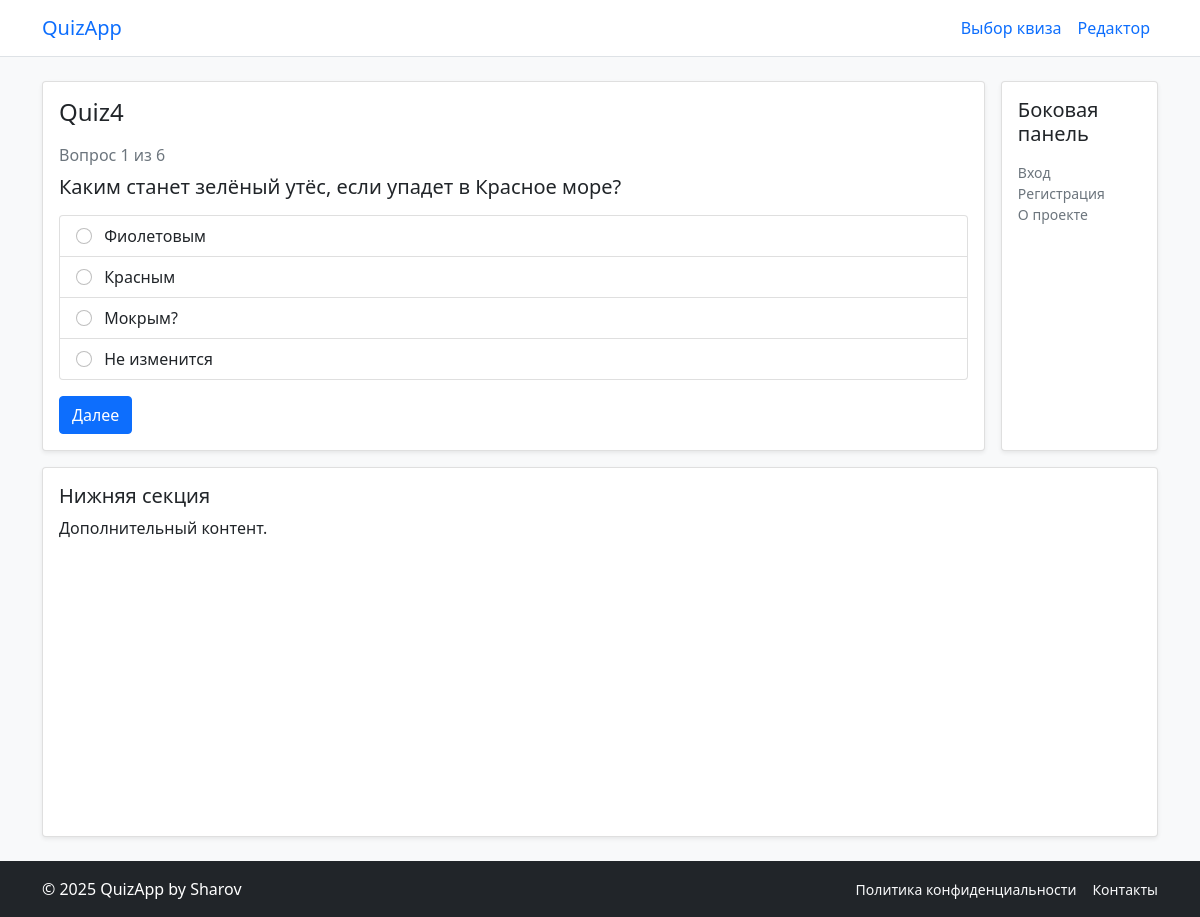
Screenshot of /quiz/4/go?new=1 with the database file from the repository.
### database/model.py (models this page shows, shortened)
class Quiz(db.Model):
    __tablename__ = 'quizzes'
    id = db.Column(db.Integer, primary_key=True)
    name = db.Column(db.String(50), nullable=False)
    user_id = db.Column(db.Integer, db.ForeignKey('users.id'), nullable=False)
    questions = db.relationship(
        'Question',
        secondary=quiz_questions,
        backref='quizzes',
        lazy='select'
    )

class Question(db.Model):
    __tablename__ = 'questions'
    id = db.Column(db.Integer, primary_key=True)
    text = db.Column(db.String(250), nullable=False)
    answer = db.Column(db.String(100), nullable=False)
    wrong1 = db.Column(db.String(100), nullable=False)
    wrong2 = db.Column(db.String(100), nullable=False)
    wrong3 = db.Column(db.String(100), nullable=False)

### app/routes.py (the view, shortened to what this page needs)
@bp.route("/quiz/<int:quiz_id>/go", methods=["GET", "POST"])
def quiz_go(quiz_id):
    quiz = get_quiz(quiz_id)
    key = state_key(quiz_id)
    if request.method == "GET" and request.args.get("new"):
        session.pop(key, None)
    state = session.get(key)
    if not state:
        questions = list(getattr(quiz, "questions", []))
        order = [q.id for q in questions]
        state = {"i": 0, "score": 0, "order": order, "opts": {}}
        session[key] = state
    order = state["order"]
    i = state["i"]
    total = len(order)
    if total == 0:
        session.pop(key, None)
        return render_template("quiz_run.html", quiz=quiz, finished=True, score=0, total=0)
    if i >= total:
        score = state["score"]
        session.pop(key, None)
        return render_template("quiz_run.html", quiz=quiz, finished=True, score=score, total=total)
    qid = order[i]
    question = next((q for q in quiz.questions if q.id == qid), None)
    opts_map = state.get("opts", {})
    options = opts_map.get(str(qid))
    if not options:
        options, _ = build_options(question)
        state.setdefault("opts", {})[str(qid)] = options
        session[key] = state
    current = i + 1
    return render_template(
        "quiz_run.html",
        quiz=quiz,
        finished=False,
        question=question,
        options=options,
        current=current,
        total=total
    )

### app/utils.py (called while the page is built)
def state_key(quiz_id: int) -> str:
    return f"quiz_run_{quiz_id}"

def get_quiz(quiz_id: int):
    quiz = get_instance(Quiz, quiz_id)
    return quiz

def build_options(question):
    correct = getattr(question, "answer", None)
    w1 = getattr(question, "wrong1", None)
    w2 = getattr(question, "wrong2", None)
    w3 =  getattr(question, "wrong3", None)
    opts = []
    if isinstance(correct, str) and correct.strip():
        opts.append(correct.strip())
    for w in (w1, w2, w3):
        if isinstance(w, str) and w.strip():
            opts.append(w.strip())
    random.shuffle(opts)
    return opts, correct.strip()

### database/CRUD.py (called while the page is built)
def get_instance(model, instance_id):
    return db.session.get(model, instance_id)

### templates/quiz_run.html (shortened to what this page needs)
{% extends "base.html" %}
{% block header %}{{ quiz.name }}{% endblock %}
{% block content %}
  {% if finished %}
    <h2 class="h4 mb-3">Результат</h2>
    {% if total > 0 %}
      <p class="lead">Вы набрали <strong>{{ score }}</strong> из <strong>{{ total }}</strong>.</p>
    {% else %}
      <div class="alert alert-warning">В этом квизе нет вопросов.</div>
    {% endif %}
    <div class="d-flex gap-2 mt-3">
      <a class="btn btn-primary" href="{{ url_for('routes.quiz_go', quiz_id=quiz.id, new=1) }}">Пройти снова</a>
      <a class="btn btn-outline-secondary" href="{{ url_for('routes.quizzes_view') }}">К списку квизов</a>
    </div>
  {% else %}
    <div class="mb-2 text-secondary">Вопрос {{ current }} из {{ total }}</div>
    <h2 class="h5 mb-3">{{ question.text }}</h2>
    <form method="post" action="{{ url_for('routes.quiz_go', quiz_id=quiz.id) }}">
      <div class="list-group mb-3">
        {% for opt in options %}
          <label class="list-group-item">
            <input class="form-check-input me-2" type="radio" name="answer_idx" value="{{ loop.index0 }}" required>
            {{ opt }}
          </label>
        {% endfor %}
      </div>
      <button type="submit" class="btn btn-primary">
        {{ 'Завершить' if current == total else 'Далее' }}
      </button>
    </form>
  {% endif %}
{% endblock %}

### static/css/style.css (style rules this page uses)
html, body { height: 100%; }

### rows the page displays
Quiz: name "Quiz4"
Question: text "Каким станет зелёный утёс, если упадет в Красное море?", wrong3 "Фиолетовым", wrong1 "Красным", answer "Мокрым?", wrong2 "Не изменится"

### other values shown
{{ current }} "1"
{{ total }} "6"
{{ 'Завершить' if current == total else 'Далее' }} "Далее"
